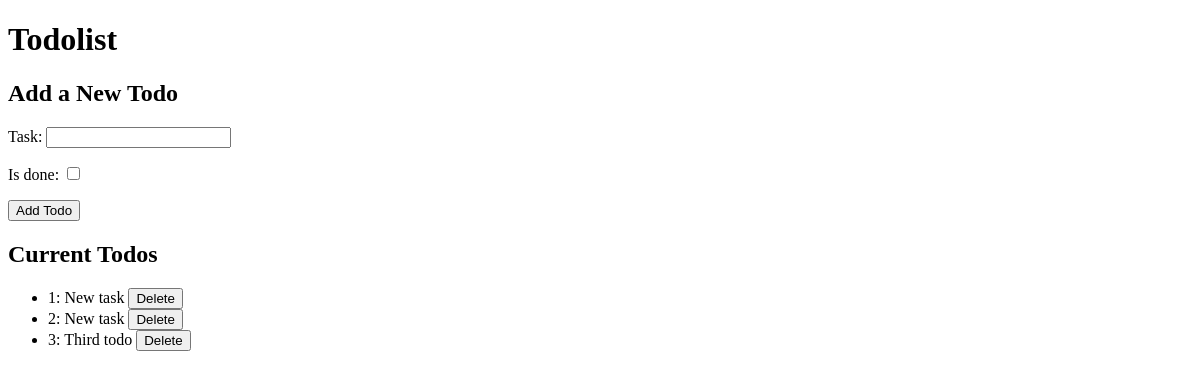
Page /todos/ on the earlier database version.
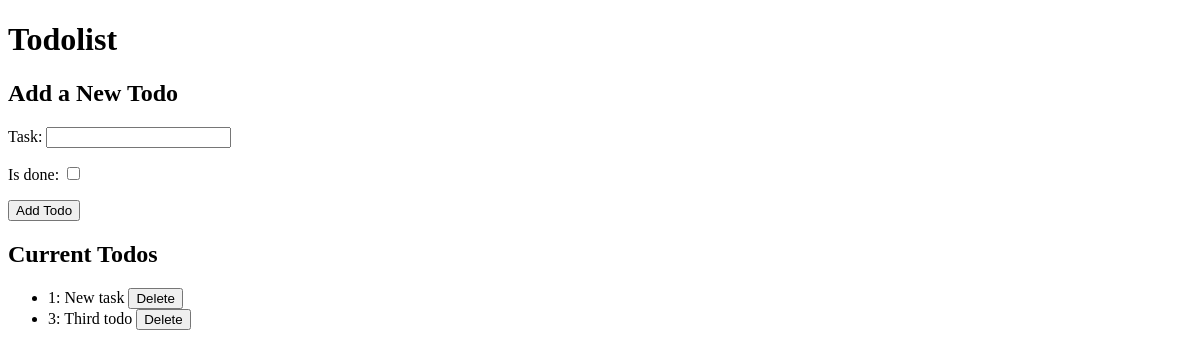
Same page on the later database version.
### todos/models.py (models this page shows, shortened)
class Todo(models.Model):
  task = models.CharField(max_length=50)
  is_done = models.BooleanField(default=False)
  created_at = models.DateTimeField(auto_now_add=True)
  updated_at = models.DateField(auto_now=True)

### todos/views.py (the view)
# urls.py: path('todos/', todo_list, name='todo_list')
def todo_list(request):
  if request.method == 'POST':
    if 'add_todo' in request.POST:
      form = TodoForm(request.POST)
      if form.is_valid():
        form.save()
        return redirect('todo_list')
    if 'delete_todo' in request.POST:
      todo_id = request.POST.get('todo_id')
      todo = get_object_or_404(Todo, id=todo_id)
      todo.delete()
      return redirect('todo_list')
  else:
    form = TodoForm()
  todos = Todo.objects.all()
  return render(request, 'todo_list.html', {'todos': todos, 'form': form})

### todos/forms.py
class TodoForm(forms.ModelForm):
  class Meta:
    model = Todo
    fields = ['task', 'is_done']

### todos/templates/todo_list.html (shortened to what this page needs)
<!DOCTYPE html>
<html lang="en">
<head>
</head>
<body>
  <h1>Todolist</h1>
  <h2>Add a New Todo</h2>
  <form action="" method="post">
    {{ form.as_p }}
    <button type="submit">Add Todo</button>
  </form>
  <h2>Current Todos</h2>
  <ul>
    {% for todo in todos %}
      <li>
        {{todo.id}}: {{todo.task}}
        <form action="{% url 'todo_list' %}" method="post" style="display:inline">
          <button type="submit" name="delete_todo">Delete</button>
        </form>
      </li>
    {% endfor %}
  </ul>
</body>
</html>

Differences in the rows shown:
removed Todo: id "2", task "New task"
